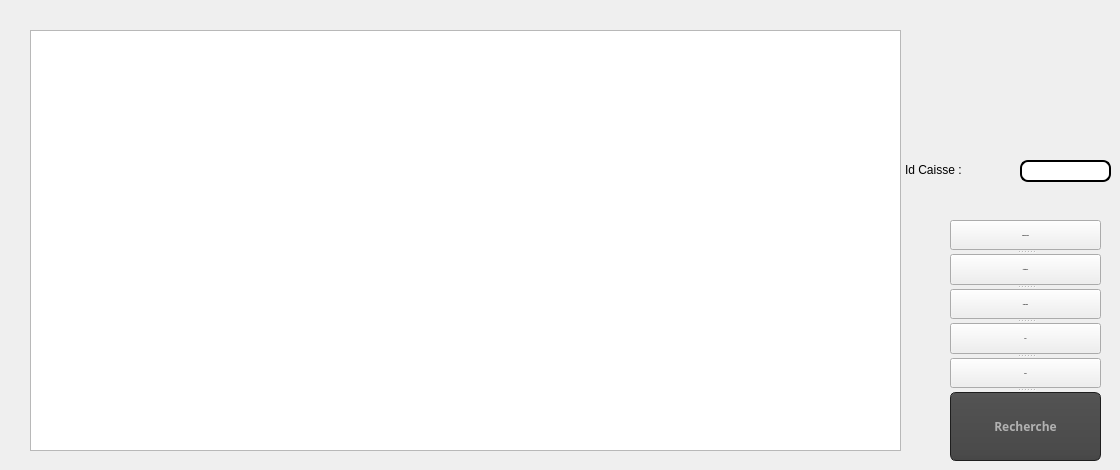
      <widget class="QWidget" name="tab_5">
       <attribute name="title">
        <string>Afficher</string>
       </attribute>
       <widget class="QTableView" name="tab_caisse">
        <property name="geometry">
         <rect>
          <x>30</x>
          <y>30</y>
          <width>871</width>
          <height>421</height>
         </rect>
        </property>
       </widget>
       <widget class="QLineEdit" name="caisserech">
        <property name="geometry">
         <rect>
          <x>1020</x>
          <y>160</y>
          <width>91</width>
          <height>22</height>
         </rect>
        </property>
        <property name="styleSheet">
         <string notr="true">QLineEdit {
padding: 1px;
border-style: solid;
border: 2px solid gray;
border-radius: 8px;
background-color: rgb(255, 255, 255);
border:2px solid #000;
}</string>
        </property>
       </widget>
       <widget class="QLabel" name="label_37">
        <property name="geometry">
         <rect>
          <x>905</x>
          <y>160</y>
          <width>91</width>
          <height>20</height>
         </rect>
        </property>
        <property name="text">
         <string>Id Caisse :</string>
        </property>
       </widget>
       <widget class="QSplitter" name="splitter_4">
        <property name="geometry">
         <rect>
          <x>950</x>
          <y>220</y>
          <width>151</width>
          <height>241</height>
         </rect>
        </property>
        <property name="orientation">
         <enum>Qt::Vertical</enum>
        </property>
        <widget class="QPushButton" name="imprimertey">
         <property name="font">
          <font>
           <family>Source Code Pro</family>
           <pointsize>-1</pointsize>
           <weight>75</weight>
           <bold>true</bold>
          </font>
         </property>
         <property name="styleSheet">
          <string notr="true">QPushButton
{
    color: #b1b1b1;
    background-color: QLinearGradient( x1: 0, y1: 0, x2: 0, y2: 1, stop: 0 #565656, stop: 0.1 #525252, stop: 0.5 #4e4e4e, stop: 0.9 #4a4a4a, stop: 1 #464646);
    border-width: 1px;
    border-color: #1e1e1e;
    border-style: solid;
    border-radius: 6;
    padding: 3px;
    font-size: 12px;
    padding-left: 5px;
    padding-right: 5px;
}

QPushButton:pressed
{
    background-color: QLinearGradient( x1: 0, y1: 0, x2: 0, y2: 1, stop: 0 #2d2d2d, stop: 0.1 #2b2b2b, stop: 0.5 #292929, stop: 0.9 #282828, stop: 1 #252525);
}color: rgb(255, 255, 255);
background-color:  QLinearGradient(x1: 0, y1: 0, x2: 0, y2: 1, stop: 0#8D9AAE, stop: 1 #8D9AAE);
 border-radius: 10;</string>
         </property>
         <property name="text">
          <string>Imprimer/pdf</string>
         </property>
        </widget>
        <widget class="QPushButton" name="stattey">
         <property name="font">
          <font>
           <family>Source Code Pro</family>
           <pointsize>-1</pointsize>
           <weight>75</weight>
           <bold>true</bold>
          </font>
         </property>
         <property name="styleSheet">
          <string notr="true">QPushButton
{
    color: #b1b1b1;
    background-color: QLinearGradient( x1: 0, y1: 0, x2: 0, y2: 1, stop: 0 #565656, stop: 0.1 #525252, stop: 0.5 #4e4e4e, stop: 0.9 #4a4a4a, stop: 1 #464646);
    border-width: 1px;
    border-color: #1e1e1e;
    border-style: solid;
    border-radius: 6;
    padding: 3px;
    font-size: 12px;
    padding-left: 5px;
    padding-right: 5px;
}

QPushButton:pressed
{
    background-color: QLinearGradient( x1: 0, y1: 0, x2: 0, y2: 1, stop: 0 #2d2d2d, stop: 0.1 #2b2b2b, stop: 0.5 #292929, stop: 0.9 #282828, stop: 1 #252525);
}color: rgb(255, 255, 255);
background-color:  QLinearGradient(x1: 0, y1: 0, x2: 0, y2: 1, stop: 0#8D9AAE, stop: 1 #8D9AAE);
 border-radius: 10;</string>
         </property>
         <property name="text">
          <string>statistique</string>
         </property>
        </widget>
        <widget class="QPushButton" name="supprimertey">
         <property name="font">
          <font>
           <family>Source Code Pro</family>
           <pointsize>-1</pointsize>
           <weight>75</weight>
           <bold>true</bold>
          </font>
         </property>
         <property name="styleSheet">
          <string notr="true">QPushButton
{
    color: #b1b1b1;
    background-color: QLinearGradient( x1: 0, y1: 0, x2: 0, y2: 1, stop: 0 #565656, stop: 0.1 #525252, stop: 0.5 #4e4e4e, stop: 0.9 #4a4a4a, stop: 1 #464646);
    border-width: 1px;
    border-color: #1e1e1e;
    border-style: solid;
    border-radius: 6;
    padding: 3px;
    font-size: 12px;
    padding-left: 5px;
    padding-right: 5px;
}

QPushButton:pressed
{
    background-color: QLinearGradient( x1: 0, y1: 0, x2: 0, y2: 1, stop: 0 #2d2d2d, stop: 0.1 #2b2b2b, stop: 0.5 #292929, stop: 0.9 #282828, stop: 1 #252525);
}color: rgb(255, 255, 255);
background-color:  QLinearGradient(x1: 0, y1: 0, x2: 0, y2: 1, stop: 0#8D9AAE, stop: 1 #8D9AAE);
 border-radius: 10;</string>
         </property>
         <property name="text">
          <string>Supprimer</string>
         </property>
        </widget>
        <widget class="QPushButton" name="tritey">
         <property name="font">
          <font>
           <family>Source Code Pro</family>
           <pointsize>-1</pointsize>
           <weight>75</weight>
           <bold>true</bold>
          </font>
         </property>
         <property name="styleSheet">
          <string notr="true">QPushButton
{
    color: #b1b1b1;
    background-color: QLinearGradient( x1: 0, y1: 0, x2: 0, y2: 1, stop: 0 #565656, stop: 0.1 #525252, stop: 0.5 #4e4e4e, stop: 0.9 #4a4a4a, stop: 1 #464646);
    border-width: 1px;
    border-color: #1e1e1e;
    border-style: solid;
    border-radius: 6;
    padding: 3px;
    font-size: 12px;
    padding-left: 5px;
    padding-right: 5px;
}

QPushButton:pressed
{
    background-color: QLinearGradient( x1: 0, y1: 0, x2: 0, y2: 1, stop: 0 #2d2d2d, stop: 0.1 #2b2b2b, stop: 0.5 #292929, stop: 0.9 #282828, stop: 1 #252525);
}color: rgb(255, 255, 255);
background-color:  QLinearGradient(x1: 0, y1: 0, x2: 0, y2: 1, stop: 0#8D9AAE, stop: 1 #8D9AAE);
 border-radius: 10;</string>
         </property>
         <property name="text">
          <string>Trier</string>
         </property>
        </widget>
        <widget class="QPushButton" name="excel_2">
         <property name="font">
          <font>
           <family>Source Code Pro</family>
           <pointsize>-1</pointsize>
           <weight>75</weight>
           <bold>true</bold>
          </font>
         </property>
         <property name="styleSheet">
          <string notr="true">QPushButton
{
    color: #b1b1b1;
    background-color: QLinearGradient( x1: 0, y1: 0, x2: 0, y2: 1, stop: 0 #565656, stop: 0.1 #525252, stop: 0.5 #4e4e4e, stop: 0.9 #4a4a4a, stop: 1 #464646);
    border-width: 1px;
    border-color: #1e1e1e;
    border-style: solid;
    border-radius: 6;
    padding: 3px;
    font-size: 12px;
    padding-left: 5px;
    padding-right: 5px;
}

QPushButton:pressed
{
    background-color: QLinearGradient( x1: 0, y1: 0, x2: 0, y2: 1, stop: 0 #2d2d2d, stop: 0.1 #2b2b2b, stop: 0.5 #292929, stop: 0.9 #282828, stop: 1 #252525);
}color: rgb(255, 255, 255);
background-color:  QLinearGradient(x1: 0, y1: 0, x2: 0, y2: 1, stop: 0#8D9AAE, stop: 1 #8D9AAE);
 border-radius: 10;</string>
         </property>
         <property name="text">
          <string>Excel</string>
         </property>
        </widget>
        <widget class="QPushButton" name="recherhcetey">
         <property name="font">
          <font>
           <family>Source Code Pro</family>
           <pointsize>-1</pointsize>
           <weight>75</weight>
           <bold>true</bold>
          </font>
         </property>
         <property name="styleSheet">
          <string notr="true">QPushButton
{
    color: #b1b1b1;
    background-color: QLinearGradient( x1: 0, y1: 0, x2: 0, y2: 1, stop: 0 #565656, stop: 0.1 #525252, stop: 0.5 #4e4e4e, stop: 0.9 #4a4a4a, stop: 1 #464646);
    border-width: 1px;
    border-color: #1e1e1e;
    border-style: solid;
    border-radius: 6;
    padding: 3px;
    font-size: 12px;
    padding-left: 5px;
    padding-right: 5px;
}

QPushButton:pressed
{
    background-color: QLinearGradient( x1: 0, y1: 0, x2: 0, y2: 1, stop: 0 #2d2d2d, stop: 0.1 #2b2b2b, stop: 0.5 #292929, stop: 0.9 #282828, stop: 1 #252525);
}</string>
         </property>
         <property name="text">
          <string>Recherche</string>
         </property>
        </widget>
       </widget>
      </widget>
